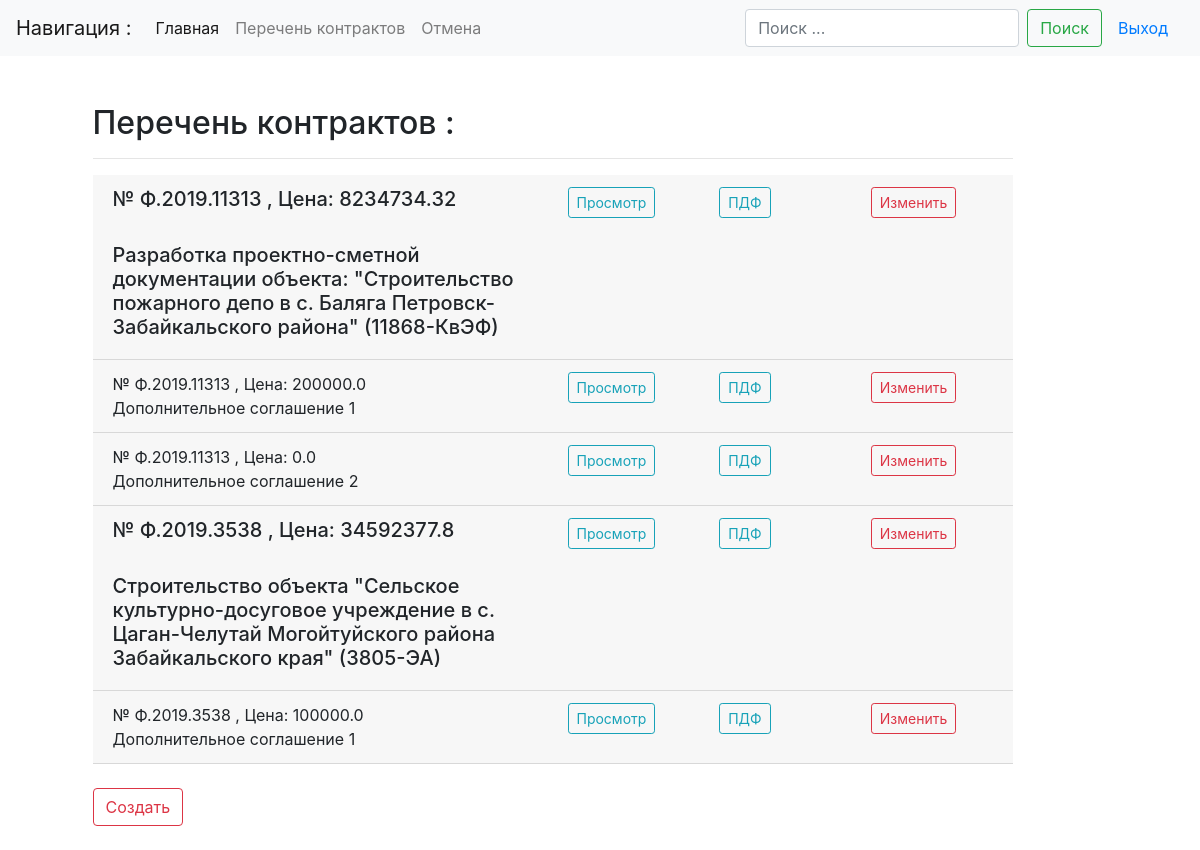
Screenshot of /list/ (signed in) with the database file from the repository.
### main/models.py (models this page shows, shortened)
class Contracts(models.Model):
    num_contract = models.CharField(max_length=20, db_index=True, verbose_name='Номер контракта', default='-')
    name_object = models.CharField(max_length=500, db_index=True, verbose_name='Наименование объекта закупки',
                                   default='-')
    type_doc = models.ForeignKey(TypeDoc, on_delete=models.DO_NOTHING, verbose_name='Документ', default='-')
    y_contract = models.CharField(max_length=4, verbose_name='Год', default='1970')
    c_contract = models.FloatField(max_length=50, verbose_name='Цена контракта')
    ini_contract = models.ForeignKey(Initiator, on_delete=models.DO_NOTHING, verbose_name='Инициатор', default='-')
    uch_contract = models.CharField(max_length=200, db_index=True, verbose_name='Участник', default='-')
    in_contract = models.CharField(max_length=10, null=True, verbose_name='Дата подписания контракта')
    in_work = models.CharField(max_length=10, null=True, verbose_name='Дата начала работ')
    out_work = models.CharField(max_length=10, null=True, verbose_name='Дата окончания работ')
    stat_contract = models.ForeignKey(StatusContract, on_delete=models.DO_NOTHING, verbose_name='Статус', default='-')
    work_contract = models.BooleanField('В работе')
    failures = models.BooleanField('Срыв сроков')
    executed = models.BooleanField('Исполнен')
    file_obj = models.FileField(upload_to='files/')
    data_stamp = models.DateTimeField(auto_now_add=True)
    class Meta:
        verbose_name = "Госконтракт"
        verbose_name_plural = "Госконтракты"
        ordering = ('y_contract', 'num_contract',)  # сортировка

### main/views.py (the view)
# urls.py: path('list/', ContractsListView.as_view(), name='contract-list'),
class ContractsListView(ListView):
    model = Contracts
    queryset = Contracts.objects.all().filter(work_contract=True).exclude(type_doc=3)
    template_name = 'main/contract_list.html'
    paginate_by = 5

### templates/main/contract_list.html (shortened to what this page needs)
{% extends "base.html" %}
{% block content %}
<h2 class="mb-3">Перечень контрактов :</h2><hr>
    {% for contract in contracts_list %}
        <div class="card-header">
            <div class="row">
                <div class="col-md-6" >
                    {% if contract.type_doc.id == 1 %}
                        <h5> № {{ contract.num_contract }}  ,  Цена: {{ contract.c_contract}}</h5><br>
                        <h5> {{ contract.name_object }} </h5>
                    {% else %}
                        <h7> № {{ contract.num_contract }}  ,  Цена: {{ contract.c_contract}}</h7><br>
                        <h7> {{ contract.name_object }} </h7>
                    {% endif %}
                </div>
                {% if user.is_authenticated %}
                    <div class="col-md-2"><a href="{% url 'contract-detail' contract.id %}" class="btn btn-sm btn-outline-info my-2 my-sm-0" role="group" aria-disabled="true">Просмотр</a></div>
                    <div class="col-md-2"><a href="{% url 'con-pdf-view' contract.id %}" class="btn btn-sm btn-outline-info my-2 my-sm-0" role="group" aria-disabled="true">ПДФ</a></div>
                    <div class="col-md-2"><a href="{% url 'contract-update' contract.id %}" class="btn btn-sm btn-outline-danger my-2 my-sm-0" role="group" aria-disabled="true">Изменить</a></div>
                {% else %}
                    <div class="col-md-2"><a href="{% url 'contract-detail' contract.id %}" class="btn btn-sm btn-outline-info my-2 my-sm-0" role="group" aria-disabled="true">Просмотр</a></div>
                    <div class="col-md-2"></div>
                {% endif %}
            </div>
        </div>
    {% empty %}
        <h1>Список пуст!</h1>
    {% endfor %}
        {% if user.is_authenticated %}
            <br>
                <div class="row">
                    <div class="col"><a href="{% url 'contract-create' %}" class="btn btn-outline-danger my-1 my-sm-0" aria-disabled="true">Создать</a></div>
                </div><br>
        {% endif %}
    {% block pagination %}
        {% if is_paginated %}
            {% load bootstrap4 %}
        {% endif %}
    {% endblock pagination%}
{% endblock content %}

### rows the page displays
Contracts: num_contract "Ф.2019.11313", c_contract "8234734.32", name_object "Разработка проектно-сметной документации объекта: \"Строительство пожарного депо в с. Баляга Петровск-Забайкальского района\" (11868-КвЭФ)"
Contracts: num_contract "Ф.2019.11313", c_contract "200000.0", name_object "Дополнительное соглашение 1"
Contracts: num_contract "Ф.2019.11313", c_contract "0.0", name_object "Дополнительное соглашение 2"
Contracts: num_contract "Ф.2019.3538", c_contract "34592377.8", name_object "Строительство объекта \"Сельское культурно-досуговое учреждение в с. Цаган-Челутай Могойтуйского района Забайкальского края\" (3805-ЭА)"
Contracts: num_contract "Ф.2019.3538", c_contract "100000.0", name_object "Дополнительное соглашение 1"
